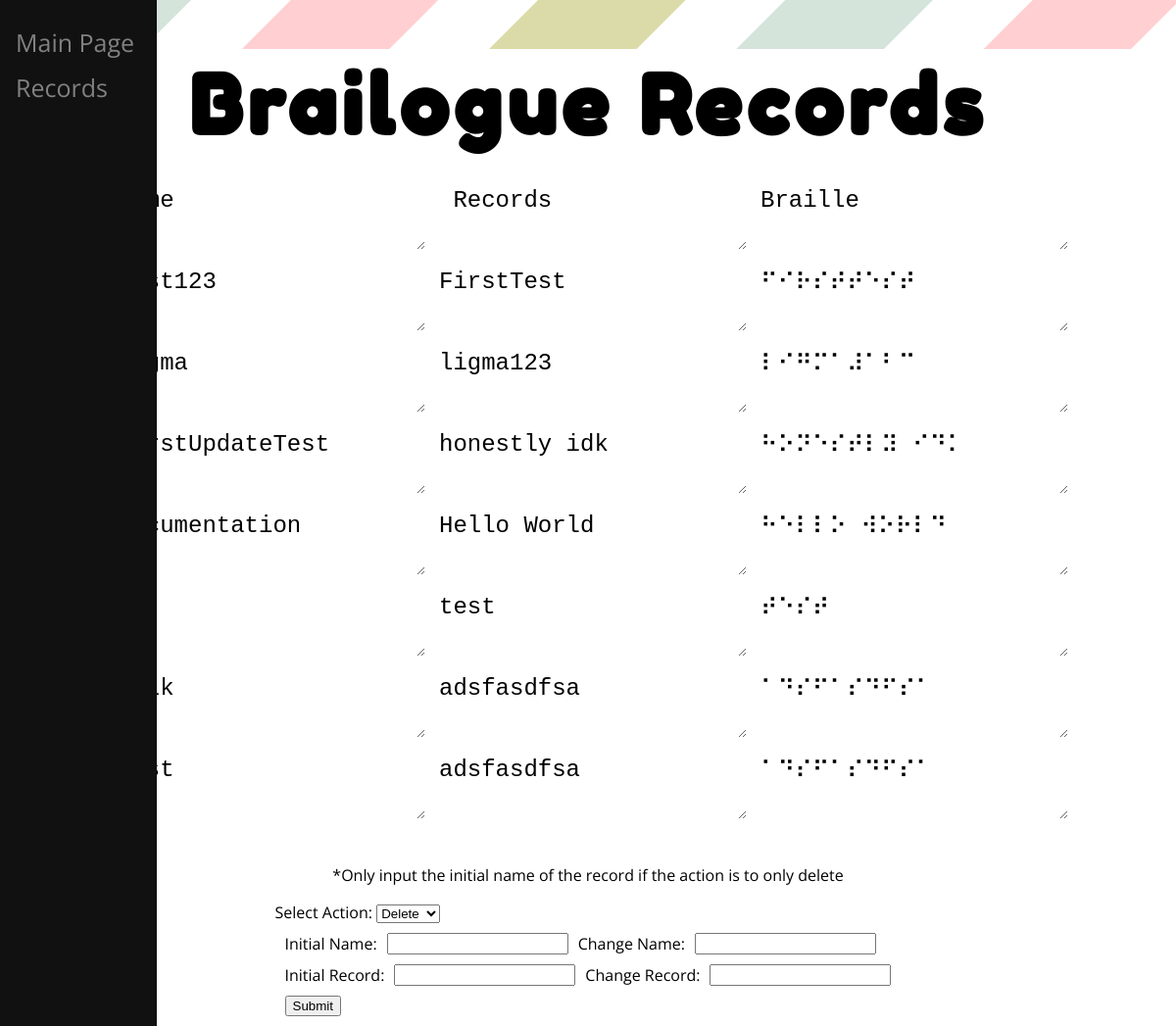
Page /records on the committed database.
### tables this page shows
CREATE TABLE "Records" (
	"Name"	TEXT NOT NULL,
	"Record"	TEXT NOT NULL,
	PRIMARY KEY("Name")
);

### main.py (the view)
@app.route("/records")
def records():
    data = database()
    Name = [i[0] for i in data]
    Records = [i[1] for i in data]
    Braille = [translateBraille(i[1]) for i in data]
    records = []
    for i in range(len(Name)):
        records.append([Name[i],Records[i],Braille[i]])
    return render_template("records.html", records = records)

### main.py (called while the page is built)
def ligma(text):
    with open("ligma.txt","w") as f:
        f.write(text)
        f.close()

def database():
    con = sqlite3.connect("Saved_Files.db")
    data = [i for i in con.execute("SELECT * FROM Records")]
    con.close()
    return data

### templates/records.html (shortened to what this page needs)
<!DOCTYPE html>
<html>
	<head>
		<link rel = "stylesheet" href = "index.css">
	</head>
	<body>
		<div class="sidenav">
			<a href="/"">Main Page</a>
			<a href="/records">Records</a>
		</div>
		<div style="display: flex;align-items: center;justify-content: center;">
			<div style="display: flex;justify-content: center;align-items: center;flex-direction: column; width: autos">
				<h1 id="title" style = "margin-bottom: 20px;">Brailogue Records</h1>
                <table>
                <tr>
                    <th>
                        <textarea id="output" class="textArea"readonly >Name</textarea>
                    </th>
                    <th>
                        <textarea id="output" class="textArea"readonly > Records</textarea>
                    </th>
                    <th>
                        <textarea id="output" class="textArea"readonly >Braille</textarea>
                    </th>
                </tr>
                {% for i in records %}
                <tr>
                    <td>
                        <textarea name = "Name" id="output" class="textArea"readonly >{{i[0]}}</textarea>
                    </td>
                    <td >
                        <textarea id="output" class="textArea"readonly >{{i[1]}}</textarea>
                    </td>
                    <td >
                        <textarea id="output" class="textArea"readonly >{{i[2]}}</textarea>
                    </td>
				{% endfor %}
                </tr>
                </table>
				<br>
				<p>*Only input the initial name of the record if the action is to only delete</p>
				<form action = "/update" method = "POST">
					<label> Select Action:</label>
					<select id = "action" name = "action" onchange="showRecord()">
						<option value = "delete"> Delete</option>
					</select>
					<div style = "display: flex;flex-direction: row;margin:10px">
						<label style = "margin-right:10px"> Initial Name: </label>
						<input style = "margin-right:10px" name = "fromname">
						<label style = "margin-right:10px"> Change Name: </label>
						<input name = "toname">
					</div>
					<div style = "display: flex;flex-direction: row;margin:10px">
						<label style = "margin-right:10px"> Initial Record: </label>
						<input style = "margin-right:10px" name = "fromrecord">
						<label style = "margin-right:10px"> Change Record: </label>
						<input name = "torecord">
					</div>
					<div style = "display: flex;flex-direction: row;margin:10px">
						<button onclick = "submitAction()">
							Submit
						</button>
					</div>
				</form>
			</div>
		</div>
		<div class="pattern" style="top: 0;height:50px"></div>
	</body>
</html>

### static/index.css (style rules this page uses)
body { margin: 0px; font-family: "Open Sans"; }
.pattern { background-image: url("/pattern.png"); width: 100%; height: 12vh; position: absolute; }
#title { display: flex; justify-content: center; align-items: center; font-size: 84px; font-family: 'Fredoka One'; letter-spacing: 5px; margin-bottom: 0px; }
.textArea { width: calc(100% - 20px); height: calc(100% - 20px); min-width: calc(100% - 20px); min-height: calc(100% - 20px); max-width: calc(100% - 20px); max-height: calc(100% - 20px); border: none; padding: 10px; font-size: 24px; }

### templates/records.html (style rules this page uses)
.sidenav { height: 100%; width: 160px; position: fixed; z-index: 1; top: 0; left: 0; background-color: #111; overflow-x: hidden; padding-top: 20px; }
.sidenav a { padding: 6px 8px 6px 16px; text-decoration: none; font-size: 25px; color: #818181; display: block; }

### rows in the picture
Records: Name "Test123", Record "FirstTest", i "⠋⠊⠗⠎⠞⠞⠑⠎⠞"
Records: Name "ligma", Record "ligma123", i "⠇⠊⠛⠍⠁⠼⠁⠃⠉"
Records: Name "FirstUpdateTest", Record "honestly idk", i "⠓⠕⠝⠑⠎⠞⠇⠽ ⠊⠙⠅"
Records: Name "Documentation", Record "Hello World", i "⠓⠑⠇⠇⠕ ⠺⠕⠗⠇⠙"
Records: Name "p", Record "test", i "⠞⠑⠎⠞"
Records: Name "kjlk", Record "adsfasdfsa", i "⠁⠙⠎⠋⠁⠎⠙⠋⠎⠁"
Records: Name "test", Record "adsfasdfsa", i "⠁⠙⠎⠋⠁⠎⠙⠋⠎⠁"
